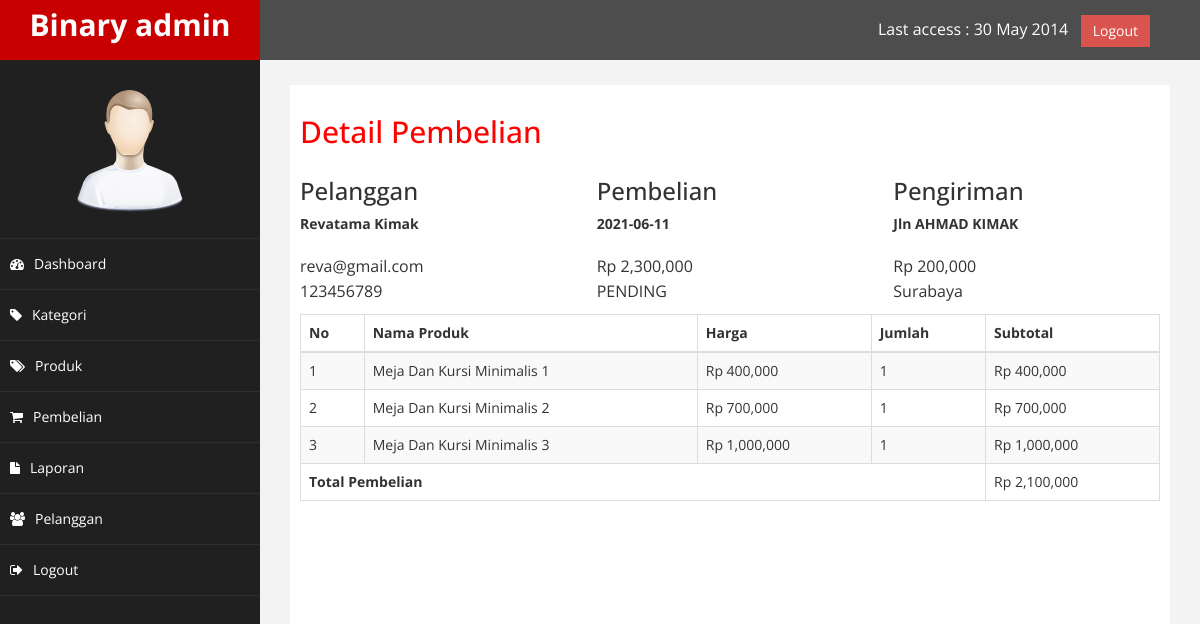
/admin/index.php?halaman=detailPembelian&id=12 (signed in), run on the app's committed database.
### tables this page shows
CREATE TABLE `pembelian` (
  `id_pembelian` int(11) NOT NULL,
  `id_pelanggan` int(11) NOT NULL,
  `tanggal_pembelian` date NOT NULL,
  `alamat_pengiriman` varchar(200) NOT NULL,
  `nama_kota` varchar(200) NOT NULL,
  `tarif` int(11) NOT NULL,
  `total_pembelian` int(11) NOT NULL,
  `resi_pengiriman` varchar(20) NOT NULL,
  `status_pembelian` varchar(200) NOT NULL
);

CREATE TABLE `pelanggan` (
  `id_pelanggan` int(11) NOT NULL,
  `nama_pelanggan` varchar(200) NOT NULL,
  `email_pelanggan` varchar(200) NOT NULL,
  `telepon_pelanggan` int(11) NOT NULL,
  `alamat_pelanggan` varchar(200) NOT NULL,
  `password_pelanggan` varchar(200) NOT NULL
);

CREATE TABLE `pembelian_produk` (
  `id_pembelian_produk` int(11) NOT NULL,
  `id_produk` int(11) NOT NULL,
  `id_pembelian` int(11) NOT NULL,
  `jumlah` int(11) NOT NULL,
  `nama` varchar(200) NOT NULL,
  `harga` int(11) NOT NULL,
  `stok` int(11) NOT NULL,
  `berat` int(11) NOT NULL
);

### admin/detailPembelian.php (the view)
<?php
$id = $_GET['id'];
$ambilPembelian = $conn->query("SELECT * FROM pembelian LEFT JOIN pelanggan ON pembelian.id_pelanggan = pelanggan.id_pelanggan WHERE pembelian.id_pembelian = '$id' ");
$dataPembelian = $ambilPembelian->fetch_assoc();
$ambilPembelianProduk = $conn->query("SELECT * FROM pembelian_produk  WHERE id_pembelian = '$id' ");
$dataPembelianProduk = [];
while($pecahPembelianProduk = $ambilPembelianProduk->fetch_assoc()){
	$dataPembelianProduk[] = $pecahPembelianProduk;
}
?>
<div class="row">
    <div class="col-md-12">
    	<h2>Detail Pembelian</h2>
    </div>
</div>
<div class="row">
    <div class="col-md-4">
    	<h3>Pelanggan</h3>
    	<strong><?php echo $dataPembelian['nama_pelanggan'] ?></strong>
    	<p>
    		<span><?php echo $dataPembelian['email_pelanggan'] ?></span><br>
    		<span><?php echo $dataPembelian['telepon_pelanggan'] ?></span>
    	</p>
    </div>
    <div class="col-md-4">
    	<h3>Pembelian</h3>
    	<strong><?php echo $dataPembelian['tanggal_pembelian'] ?></strong>
    	<p>
    		<span>Rp <?php echo number_format($dataPembelian['total_pembelian']) ?></span><br>
    		<span><?php echo $dataPembelian['status_pembelian'] ?></span>
    	</p>
    </div>
    <div class="col-md-4">
    	<h3>Pengiriman</h3>
    	<strong><?php echo $dataPembelian['alamat_pengiriman'] ?></strong>
    	<p>
    		<span>Rp <?php echo number_format($dataPembelian['tarif']) ?></span><br>
    		<span><?php echo $dataPembelian['nama_kota'] ?></span><br>
    	</p>
    </div>
</div>
<table class="table table-bordered table-hover table-striped">
	<thead>
		<tr>
			<th>No</th>
			<th>Nama Produk</th>
			<th>Harga</th>
			<th>Jumlah</th>
			<th>Subtotal</th>
		</tr>
	</thead>
	<tbody>
		<?php
			$total = 0;
			foreach ($dataPembelianProduk as $key => $value):
			$subtotal = $value['harga'] * $value['jumlah'];
			$total += $subtotal;
		?>
		<tr>
			<td><?php echo $key+1 ?></td>
			<td><?php echo $value['nama'] ?></td>
			<td>Rp <?php echo number_format($value['harga']) ?></td>
			<td><?php echo $value['jumlah'] ?></td>
			<td>Rp <?php echo number_format($subtotal) ?></td>
		</tr>
		<?php endforeach ?>
	</tbody>
	<tfoot>
		<th colspan="4">Total Pembelian</th>
		<td>Rp <?php echo number_format($total) ?></td>
	</tfoot>
</table>

### admin/assets/css/custom.css (style rules this page uses)
body { font-family: 'Open Sans', sans-serif; }
h2 { color: #f00; }
p { font-size:16px; line-height:25px; padding-top:20px; }

### data on the page
pembelian: id_pelanggan.nama_pelanggan "Revatama Kimak", id_pelanggan.email_pelanggan "reva@gmail.com", id_pelanggan.telepon_pelanggan "123456789", tanggal_pembelian "2021-06-11", total_pembelian "2,300,000", status_pembelian "PENDING", alamat_pengiriman "Jln AHMAD KIMAK", tarif "200,000", nama_kota "Surabaya"
pembelian_produk: nama "Meja Dan Kursi Minimalis 1", harga "400,000", jumlah "1", subtotal "400,000"
pembelian_produk: nama "Meja Dan Kursi Minimalis 2", harga "700,000", jumlah "1", subtotal "700,000"
pembelian_produk: nama "Meja Dan Kursi Minimalis 3", harga "1,000,000", jumlah "1", subtotal "1,000,000"

### other printed values
$total "2,100,000"
